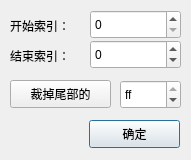
<?xml version="1.0" encoding="UTF-8"?>
<ui version="4.0">
 <class>CroppingDialog</class>
 <widget class="QDialog" name="CroppingDialog">
  <property name="geometry">
   <rect>
    <x>0</x>
    <y>0</y>
    <width>191</width>
    <height>160</height>
   </rect>
  </property>
  <property name="minimumSize">
   <size>
    <width>191</width>
    <height>160</height>
   </size>
  </property>
  <property name="maximumSize">
   <size>
    <width>191</width>
    <height>160</height>
   </size>
  </property>
  <property name="windowTitle">
   <string>数据裁剪</string>
  </property>
  <property name="modal">
   <bool>false</bool>
  </property>
  <widget class="QLabel" name="label">
   <property name="geometry">
    <rect>
     <x>10</x>
     <y>10</y>
     <width>81</width>
     <height>31</height>
    </rect>
   </property>
   <property name="text">
    <string>开始索引：</string>
   </property>
  </widget>
  <widget class="QLabel" name="label_2">
   <property name="geometry">
    <rect>
     <x>10</x>
     <y>40</y>
     <width>81</width>
     <height>31</height>
    </rect>
   </property>
   <property name="text">
    <string>结束索引：</string>
   </property>
  </widget>
  <widget class="QSpinBox" name="spinBox_start">
   <property name="geometry">
    <rect>
     <x>90</x>
     <y>10</y>
     <width>91</width>
     <height>29</height>
    </rect>
   </property>
   <property name="maximum">
    <number>2147483647</number>
   </property>
   <property name="displayIntegerBase">
    <number>10</number>
   </property>
  </widget>
  <widget class="QSpinBox" name="spinBox_end">
   <property name="geometry">
    <rect>
     <x>90</x>
     <y>40</y>
     <width>91</width>
     <height>29</height>
    </rect>
   </property>
   <property name="minimum">
    <number>-1</number>
   </property>
   <property name="maximum">
    <number>2147483647</number>
   </property>
  </widget>
  <widget class="QPushButton" name="otn_ok">
   <property name="geometry">
    <rect>
     <x>89</x>
     <y>120</y>
     <width>91</width>
     <height>28</height>
    </rect>
   </property>
   <property name="text">
    <string>确定</string>
   </property>
  </widget>
  <widget class="QSpinBox" name="spinBox_chop">
   <property name="geometry">
    <rect>
     <x>120</x>
     <y>80</y>
     <width>61</width>
     <height>29</height>
    </rect>
   </property>
   <property name="maximum">
    <number>255</number>
   </property>
   <property name="value">
    <number>255</number>
   </property>
   <property name="displayIntegerBase">
    <number>16</number>
   </property>
  </widget>
  <widget class="QPushButton" name="btn_chop">
   <property name="geometry">
    <rect>
     <x>10</x>
     <y>80</y>
     <width>101</width>
     <height>28</height>
    </rect>
   </property>
   <property name="text">
    <string>裁掉尾部的</string>
   </property>
  </widget>
 </widget>
 <resources/>
 <connections/>
</ui>
